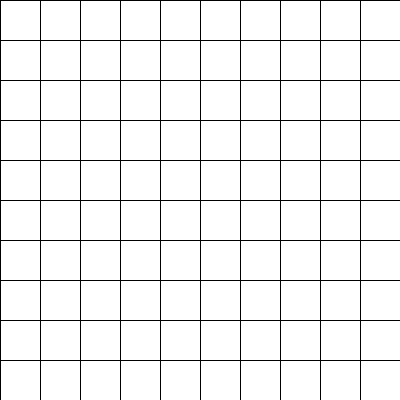
Frame 1 (no input)
Frame 60 (the mouse pressed at the canvas centre just before this capture): identical to frame 1, image omitted
Frame 120 (the mouse held since frame 60 and released just before this capture): identical to frame 1, image omitted

The Processing sketch that drew this single still picture (run headless with seeded random() and noise(); from frame 60 on, the mouse is pressed at the canvas centre):

// Processing sketch: Grids
// ── Grids.pde
int num_Grids = 10;

void setup(){
 size(400,400);
 smooth();
}

void draw(){

  background(255);
  stroke(0);
  
  //Draw Vertical lines
  for(int i=0; i<num_Grids; i++){
    line(width/num_Grids*i, 0, width/num_Grids*i, height);
  }
  
  //Draw Horizontal lines
  for(int i=0; i <num_Grids; i++){
    line(0, height/num_Grids*i, width, height/num_Grids*i);
  }
  
}
